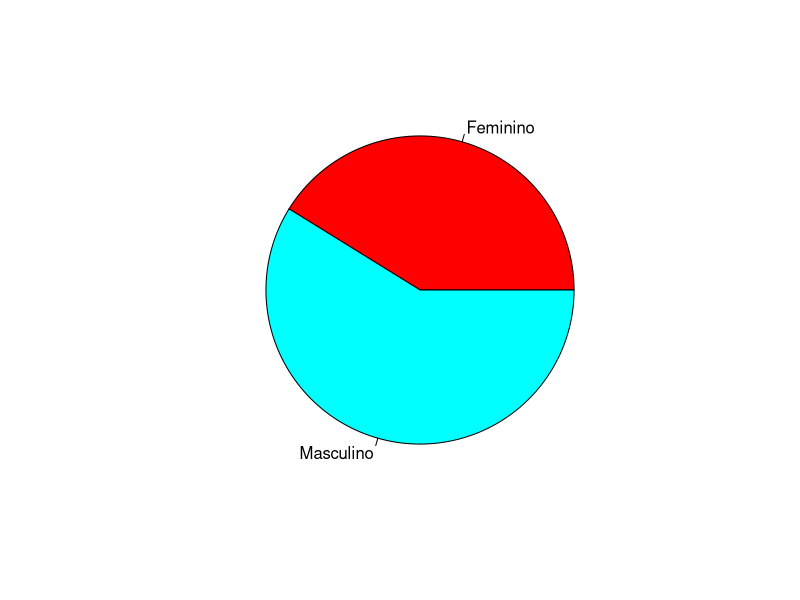
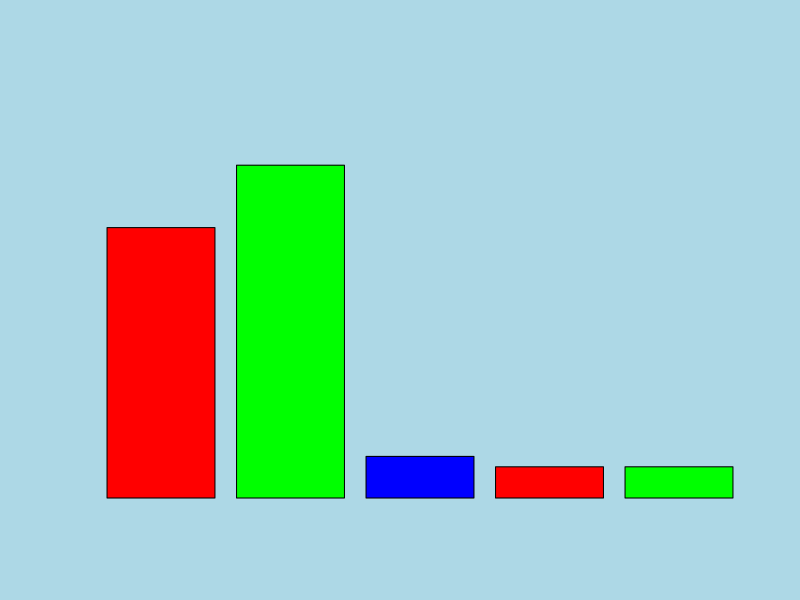

The R script that drew these images, in order: (Note: this script raises an error after producing the figures.)
install.packages("readxl")
library(readxl)
library(graphics)
library(stringr)
dados <- read_excel("dados/umses_alunos_2018.xlsx")

#Trata os dados, transformando números em strings (1 = "Indefinido", 
#2 = "Masculino", etc).
i<- 1
for (opcao in dados$genero) {
  if (opcao == 1) {
    dados$genero<- replace(dados$genero, i, "Indefinido")
  }
  else if (opcao == 2){
    dados$genero<- replace(dados$genero, i, "Masculino")
  }
  else {
    dados$genero<- replace(dados$genero, i, "Feminino")
  }
  i<-i+1
}
dados$genero

pie(table(dados$genero), col = rainbow(2))

#grafico da faixa etaria
#pegando dados
dados <- read_excel("dados/umses_alunos_2018.xlsx") 
dados2 <- read_excel("dados/dicionario_de_dados.xlsx")
dados2$X__4[5]
dados <- as.data.frame(dados) #deixando como data frame
#dados
dados2
dado<- table(dados$idade)
dado

png(filename="gráficos/faixa_etaria.png", width = 800, height = 500, pointsize = 16)

par(bg = "light blue") #cor do fundo azul claro
nomes <- c("16 e 20","21 e 25","26 e 30")
barplot(dado,names.arg = nomes,ylim=c(0,40),xlab = "Idade",ylab = "Frequência",col = rainbow(3),main = "Faixa etária dos questionados")
dev.off()


